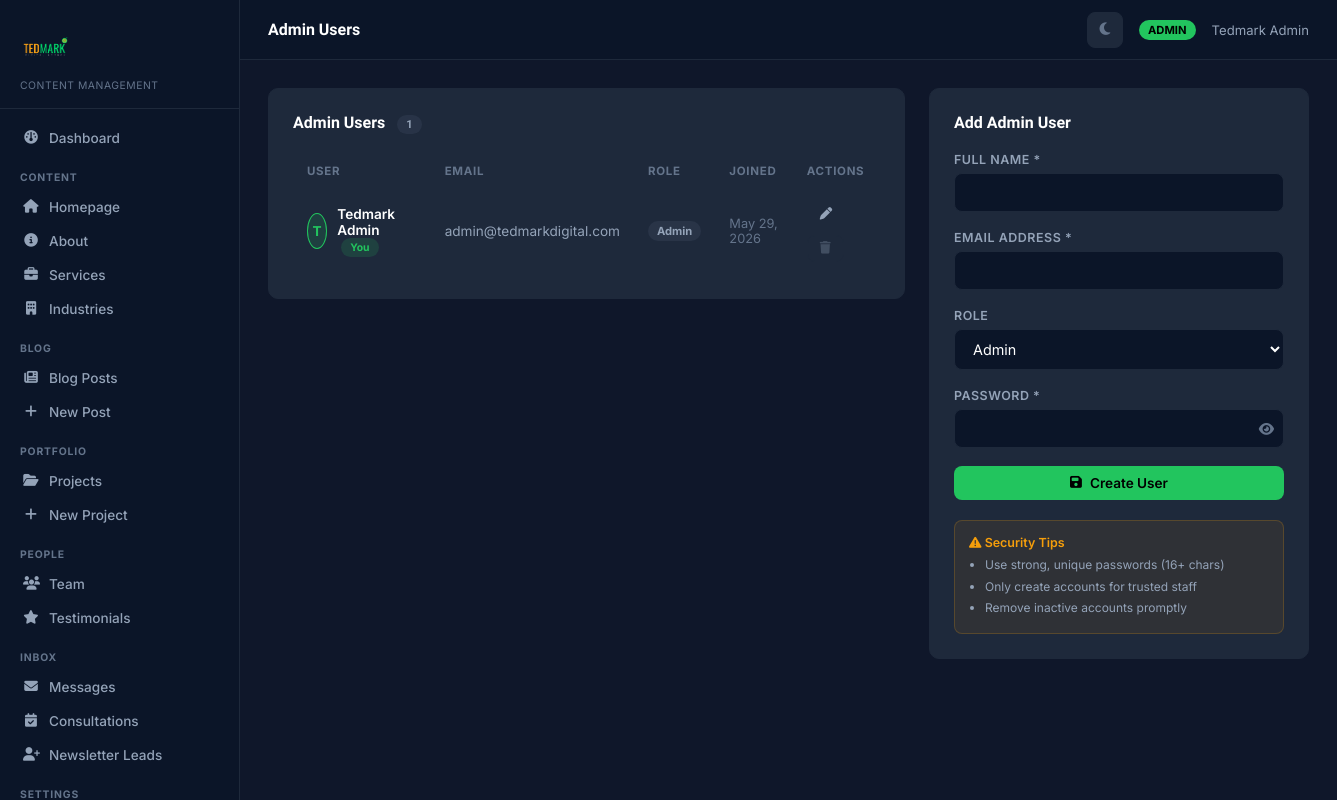
The page /admin/users.php (signed in) on the database its author committed.
### tables this page shows
CREATE TABLE IF NOT EXISTS `users` (
  `id`         INT UNSIGNED AUTO_INCREMENT PRIMARY KEY,
  `name`       VARCHAR(100) NOT NULL,
  `email`      VARCHAR(150) NOT NULL UNIQUE,
  `password`   VARCHAR(255) NOT NULL,
  `role`       ENUM('admin','editor') DEFAULT 'admin',
  `avatar`     VARCHAR(255) DEFAULT NULL,
  `last_login` DATETIME DEFAULT NULL,
  `created_at` DATETIME DEFAULT CURRENT_TIMESTAMP
);

### admin/includes/auth.php (called while the page is built, shortened)
<?php
function currentAdmin() {
    return $_SESSION['admin'] ?? null;
}

### includes/db.php (called while the page is built, shortened)
<?php
class Database {
    private static ?PDO $instance = null;
    public static function getInstance(): ?PDO {
        if (self::$instance === null) {
            try {
                $dsn = 'mysql:host=' . DB_HOST . ';dbname=' . DB_NAME . ';charset=' . DB_CHARSET;
                self::$instance = new PDO($dsn, DB_USER, DB_PASS, [
                    PDO::ATTR_ERRMODE => PDO::ERRMODE_EXCEPTION,
                    PDO::ATTR_DEFAULT_FETCH_MODE => PDO::FETCH_ASSOC,
                    PDO::ATTR_EMULATE_PREPARES => false,
                    PDO::ATTR_TIMEOUT => 2,
                ]);
            } catch (PDOException $e) {
                error_log('DB Connection failed: ' . $e->getMessage());
                self::$connectionFailed = true;
                self::$instance = null;
                return null;
            }
        }
        return self::$instance;
    }
}
function db(): ?PDO {
    return Database::getInstance();
}
function query(string $sql, array $params = []): ?PDOStatement {
    $db = db();
    try {
        $stmt = $db->prepare($sql);
        $stmt->execute($params);
        return $stmt;
    } catch (PDOException $e) {
        error_log('Query error: ' . $e->getMessage());
        return null;
    }
}
function fetchAll(string $sql, array $params = []): array {
    $stmt = query($sql, $params);
    return $stmt->fetchAll();
}

### admin/users.php (the view, shortened to what this page needs)
<?php
$pageTitle = 'Admin Users';
require_once __DIR__ . '/../includes/db.php';
$editing = null;
$me = $_SESSION['admin_id'] ?? 0;
$users = fetchAll("SELECT id, name, email, role, created_at FROM users ORDER BY created_at DESC");
$e = $editing ?? [];
require_once __DIR__ . '/includes/admin-layout.php';
?>
<div style="display:grid;grid-template-columns:1fr 380px;gap:24px;align-items:start;">
  <div class="tm-card">
    <div class="tm-card-header">
      <span class="tm-card-title">Admin Users <span class="badge badge-gray" style="margin-left:8px;"><?= count($users) ?></span></span>
    </div>
    <table class="tm-table">
      <thead><tr><th>User</th><th>Email</th><th>Role</th><th>Joined</th><th>Actions</th></tr></thead>
      <tbody>
      <?php foreach ($users as $u): ?>
      <tr>
        <td>
          <div style="display:flex;align-items:center;gap:10px;">
            <div style="width:36px;height:36px;border-radius:50%;background:<?= $u['id']==$me?'rgba(34,197,94,0.15)':'#1e293b' ?>;display:flex;align-items:center;justify-content:center;color:#22c55e;font-weight:700;border:<?= $u['id']==$me?'1px solid #22c55e':'1px solid #1e293b' ?>;">
              <?= strtoupper(substr($u['name'],0,1)) ?>
            </div>
            <div>
              <div style="font-weight:600;color:#fff;"><?= htmlspecialchars($u['name']) ?><?php if($u['id']==$me): ?> <span class="badge badge-green" style="font-size:0.65rem;margin-left:4px;">You</span><?php endif; ?></div>
            </div>
          </div>
        </td>
        <td style="color:#94a3b8;"><?= htmlspecialchars($u['email']) ?></td>
        <td><span class="badge <?= $u['role']==='superadmin'?'badge-amber':'badge-gray' ?>"><?= ucfirst($u['role']) ?></span></td>
        <td style="color:#64748b;font-size:0.8rem;"><?= date('M j, Y', strtotime($u['created_at'])) ?></td>
        <td>
          <div class="gap-8">
            <a href="?edit=<?= $u['id'] ?>" class="btn btn-ghost btn-sm"><i class="fa-solid fa-pen"></i></a>
            <?php if ($u['id'] != $me): ?>
            <a href="?delete=<?= $u['id'] ?>" class="btn btn-danger btn-sm" onclick="return confirm('Delete <?= htmlspecialchars(addslashes($u['name'])) ?>? This cannot be undone.')"><i class="fa-solid fa-trash"></i></a>
            <?php else: ?>
            <span class="btn btn-ghost btn-sm" style="opacity:.3;cursor:not-allowed;" title="Cannot delete yourself"><i class="fa-solid fa-trash"></i></span>
            <?php endif; ?>
          </div>
        </td>
      </tr>
      <?php endforeach; ?>
      </tbody>
    </table>
  </div>
  <div class="tm-card" style="position:sticky;top:80px;">
    <div class="tm-card-header"><span class="tm-card-title"><?= $editing ? 'Edit User' : 'Add Admin User' ?></span></div>
    <form method="POST">
      <div class="form-group">
        <label>Full Name *</label>
        <input type="text" name="name" value="<?= htmlspecialchars($e['name']??'') ?>" required>
      </div>
      <div class="form-group">
        <label>Email Address *</label>
        <input type="text" name="email" value="<?= htmlspecialchars($e['email']??'') ?>" required autocomplete="off">
      </div>
      <div class="form-group">
        <label>Role</label>
        <select name="role">
          <option value="admin" <?= ($e['role']??'admin')==='admin'?'selected':'' ?>>Admin</option>
        </select>
      </div>
      <div class="form-group">
        <label><?= $editing ? 'New Password' : 'Password *' ?></label>
        <div style="position:relative;">
          <input type="password" name="password" id="pwdInput" autocomplete="new-password" placeholder="<?= $editing?'Leave blank to keep current':'' ?>">
          <button type="button" onclick="togglePwd()" style="position:absolute;right:10px;top:50%;transform:translateY(-50%);background:none;border:none;color:#64748b;cursor:pointer;font-size:0.85rem;"><i class="fa-solid fa-eye" id="eyeIcon"></i></button>
        </div>
      </div>
      <button type="submit" class="btn btn-primary" style="width:100%;justify-content:center;"><i class="fa-solid fa-floppy-disk"></i> <?= $editing?'Update User':'Create User' ?></button>
    </form>
    <div style="margin-top:20px;padding:14px;background:rgba(245,158,11,0.08);border:1px solid rgba(245,158,11,0.2);border-radius:8px;">
      <p style="color:#f59e0b;font-size:0.78rem;font-weight:600;margin-bottom:4px;"><i class="fa-solid fa-triangle-exclamation"></i> Security Tips</p>
      <ul style="color:#94a3b8;font-size:0.75rem;padding-left:16px;line-height:1.8;">
        <li>Use strong, unique passwords (16+ chars)</li>
        <li>Only create accounts for trusted staff</li>
        <li>Remove inactive accounts promptly</li>
      </ul>
    </div>
  </div>
</div>
<?php require_once __DIR__ . '/includes/admin-layout-end.php'; ?>

### admin/includes/admin-layout.php (shortened to what this page needs)
<?php
require_once __DIR__ . '/auth.php';
$admin = currentAdmin();
$currentPage = basename($_SERVER['PHP_SELF'], '.php');
$nav = [
    'dashboard'    => ['icon'=>'fa-gauge',          'label'=>'Dashboard',    'href'=>'dashboard.php'],
    'homepage'     => ['icon'=>'fa-house',           'label'=>'Homepage',     'href'=>'homepage.php',     'group'=>'Content'],
    'about'        => ['icon'=>'fa-circle-info',     'label'=>'About',        'href'=>'about.php'],
    'services'     => ['icon'=>'fa-briefcase',       'label'=>'Services',     'href'=>'services.php'],
    'industries'   => ['icon'=>'fa-building',        'label'=>'Industries',   'href'=>'industries.php'],
    'posts'        => ['icon'=>'fa-newspaper',       'label'=>'Blog Posts',   'href'=>'posts.php',        'group'=>'Blog'],
    'post-edit'    => ['icon'=>'fa-plus',            'label'=>'New Post',     'href'=>'post-edit.php'],
    'projects'     => ['icon'=>'fa-folder-open',     'label'=>'Projects',     'href'=>'projects.php',     'group'=>'Portfolio'],
    'project-edit' => ['icon'=>'fa-plus',            'label'=>'New Project',  'href'=>'project-edit.php'],
    'team'         => ['icon'=>'fa-users',           'label'=>'Team',         'href'=>'team.php',         'group'=>'People'],
    'testimonials' => ['icon'=>'fa-star',            'label'=>'Testimonials', 'href'=>'testimonials.php'],
    'messages'     => ['icon'=>'fa-envelope',        'label'=>'Messages',     'href'=>'messages.php',     'group'=>'Inbox'],
    'consultations'=> ['icon'=>'fa-calendar-check',  'label'=>'Consultations','href'=>'consultations.php'],
    'leads'        => ['icon'=>'fa-user-plus',       'label'=>'Newsletter Leads','href'=>'leads.php'],
    'settings'     => ['icon'=>'fa-gear',            'label'=>'Settings',     'href'=>'settings.php',     'group'=>'Settings'],
    'seo'          => ['icon'=>'fa-chart-line',          'label'=>'SEO Manager',  'href'=>'seo.php'],
    'users'        => ['icon'=>'fa-user-shield',     'label'=>'Admin Users',  'href'=>'users.php'],
];
?>
<!DOCTYPE html>
<html lang="en">
<head>
<link rel="stylesheet" href="https://cdnjs.cloudflare.com/ajax/libs/font-awesome/6.5.1/css/all.min.css">
</head>
<body>
<aside class="tm-sidebar">
  <div class="tm-sidebar-logo">
    <img src="<?= SITE_URL ?>/assets/images/tedmark logo copy2.png" alt="Tedmark">
    <span>Content Management</span>
  </div>
  <nav>
    <?php
    $lastGroup = null;
    foreach($nav as $key => $item):
      $group = $item['group'] ?? null;
      if($group && $group !== $lastGroup){ $lastGroup = $group;
        echo '<div class="tm-nav-group">'.htmlspecialchars($group).'</div>';
      }
      $active = $currentPage === $key ? ' active' : '';
    ?>
    <a class="tm-nav-item<?= $active ?>" href="<?= SITE_URL ?>/admin/<?= $item['href'] ?>">
      <i class="fa-solid <?= $item['icon'] ?>"></i><?= $item['label'] ?>
    </a>
    <?php endforeach; ?>
  </nav>
</aside>
<div class="tm-main">
  <div class="tm-topbar">
    <span class="tm-topbar-title"><?= htmlspecialchars($pageTitle ?? 'Admin') ?></span>
    <div class="tm-topbar-right">
      <button class="tm-mode-toggle" id="modeToggle" title="Toggle light / dark mode" onclick="toggleMode()">
        <i class="fa-solid fa-moon" id="modeIcon"></i>
      </button>
      <span class="tm-admin-badge">ADMIN</span>
      <span style="color:#94a3b8;font-size:0.82rem;"><?= htmlspecialchars($admin['name'] ?? 'Admin') ?></span>
    </div>
  </div>
  <div class="tm-content">

### admin/includes/admin-layout.php (style rules this page uses)
*,*::before,*::after { box-sizing:border-box;margin:0;padding:0; }
:root { --bg:#0f172a;--sidebar:#0b1528;--sidebar-w:240px; --accent:#22c55e;--accent2:#f59e0b; --text:#e2e8f0;--muted:#64748b;--border:#1e293b; --card:#1e293b;--input:#0b1528;--radius:10px;--topbar:60px; }
.tm-mode-toggle { width:36px;height:36px;border-radius:8px;border:1px solid var(--border);background:var(--card);color:var(--muted);cursor:pointer;display:flex;align-items:center;justify-content:center;font-size:0.9rem;transition:all .15s;flex-shrink:0; }
body { font-family:'Inter',sans-serif;background:var(--bg);color:var(--text);display:flex;min-height:100vh;font-size:0.9rem; }
body,body * { transition:background-color .18s ease,border-color .18s ease,color .12s ease,box-shadow .18s ease; }
.tm-sidebar { width:var(--sidebar-w);min-width:var(--sidebar-w);background:var(--sidebar);height:100vh;position:fixed;top:0;left:0;display:flex;flex-direction:column;border-right:1px solid var(--border);z-index:100;overflow-y:auto; }
.tm-sidebar-logo { padding:20px 20px 16px;border-bottom:1px solid var(--border); }
.tm-sidebar-logo img { height:52px;width:auto; }
.tm-sidebar-logo span { display:block;font-size:0.65rem;color:var(--muted);margin-top:4px;letter-spacing:0.05em;text-transform:uppercase; }
.tm-sidebar nav { flex:1;padding:12px 0; }
.tm-nav-group { font-size:0.65rem;font-weight:700;color:var(--muted);letter-spacing:0.08em;text-transform:uppercase;padding:16px 20px 6px; }
.tm-nav-item { display:flex;align-items:center;gap:10px;padding:9px 20px;color:#94a3b8;text-decoration:none;font-size:0.85rem;font-weight:500;transition:all .15s;border-left:3px solid transparent; }
.tm-nav-item i { width:16px;text-align:center;font-size:0.85rem; }
.tm-main { margin-left:var(--sidebar-w);flex:1;display:flex;flex-direction:column;min-height:100vh; }
.tm-topbar { height:var(--topbar);background:var(--sidebar);border-bottom:1px solid var(--border);display:flex;align-items:center;justify-content:space-between;padding:0 28px;position:sticky;top:0;z-index:50; }
.tm-topbar-title { font-family:'Plus Jakarta Sans',sans-serif;font-size:1rem;font-weight:700;color:#fff; }
.tm-topbar-right { display:flex;align-items:center;gap:16px; }
.tm-admin-badge { background:var(--accent);color:#000;font-size:0.7rem;font-weight:700;padding:3px 9px;border-radius:20px; }
.tm-content { padding:28px;flex:1; }
.tm-card { background:var(--card);border:1px solid var(--border);border-radius:var(--radius);padding:24px; }
.tm-card-header { display:flex;align-items:center;justify-content:space-between;margin-bottom:20px; }
.tm-card-title { font-family:'Plus Jakarta Sans',sans-serif;font-weight:700;font-size:1rem;color:#fff; }
label { display:block;font-size:0.78rem;font-weight:600;color:#94a3b8;margin-bottom:6px;text-transform:uppercase;letter-spacing:0.04em; }
input[type=text],input[type=email],input[type=password],input[type=url],input[type=number],select,textarea { width:100%;background:var(--input);border:1px solid var(--border);border-radius:8px;padding:10px 14px;color:#fff;font-size:0.9rem;font-family:'Inter',sans-serif;outline:none;transition:border .15s; }
select option { background:var(--input); }
.btn { display:inline-flex;align-items:center;gap:8px;padding:9px 18px;border-radius:8px;font-size:0.85rem;font-weight:600;cursor:pointer;border:none;text-decoration:none;transition:all .15s;font-family:'Inter',sans-serif; }
.btn-primary { background:var(--accent);color:#000; }
.btn-ghost { background:transparent;color:#94a3b8;border:1px solid var(--border); }
.btn-sm { padding:6px 12px;font-size:0.78rem; }
.tm-table { width:100%;border-collapse:collapse; }
.tm-table th { text-align:left;font-size:0.72rem;font-weight:700;color:var(--muted);text-transform:uppercase;letter-spacing:0.06em;padding:10px 14px;border-bottom:1px solid var(--border); }
.tm-table td { padding:12px 14px;border-bottom:1px solid rgba(30,41,59,0.6);font-size:0.85rem;vertical-align:middle; }
.tm-table tr:last-child td { border-bottom:none; }
.badge { display:inline-block;padding:3px 9px;border-radius:20px;font-size:0.7rem;font-weight:700; }
.badge-green { background:rgba(34,197,94,0.15);color:#22c55e; }
.badge-gray { background:rgba(100,116,139,0.15);color:#94a3b8; }
.gap-8 { display:flex;gap:8px;flex-wrap:wrap;align-items:center; }
.form-group { margin-bottom:18px; }

### rows shown on the page
users: name "Tedmark Admin", name "T", shows "You", email "admin@tedmarkdigital.com", role "Admin", created_at "May 29, 2026"

### other values the page prints
$item['label'] "Dashboard"
$group "CONTENT"
$item['label'] "Homepage"
$item['label'] "About"
$item['label'] "Services"
$item['label'] "Industries"
$group "BLOG"
$item['label'] "Blog Posts"
$item['label'] "New Post"
$group "PORTFOLIO"
$item['label'] "Projects"
$item['label'] "New Project"
$group "PEOPLE"
$item['label'] "Team"
$item['label'] "Testimonials"
